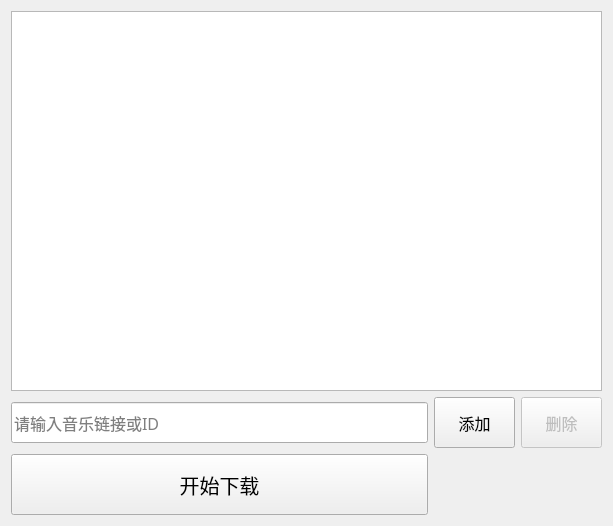
<?xml version="1.0" encoding="UTF-8"?>
<ui version="4.0">
 <class>Form</class>
 <widget class="QWidget" name="Form">
  <property name="geometry">
   <rect>
    <x>0</x>
    <y>0</y>
    <width>611</width>
    <height>526</height>
   </rect>
  </property>
  <property name="font">
   <font>
    <family>黑体</family>
    <pointsize>12</pointsize>
   </font>
  </property>
  <property name="windowTitle">
   <string>网易云音乐批量下载</string>
  </property>
  <property name="windowIcon">
   <iconset>
    <normaloff>logo.png</normaloff>logo.png</iconset>
  </property>
  <layout class="QHBoxLayout" name="horizontalLayout">
   <item>
    <layout class="QGridLayout" name="gridLayout">
     <item row="0" column="0" colspan="3">
      <widget class="QListWidget" name="listWidget">
       <property name="minimumSize">
        <size>
         <width>591</width>
         <height>361</height>
        </size>
       </property>
      </widget>
     </item>
     <item row="1" column="0">
      <widget class="QLineEdit" name="lineEdit">
       <property name="minimumSize">
        <size>
         <width>381</width>
         <height>41</height>
        </size>
       </property>
       <property name="placeholderText">
        <string>请输入音乐链接或ID</string>
       </property>
      </widget>
     </item>
     <item row="1" column="1">
      <widget class="QPushButton" name="pushButton">
       <property name="minimumSize">
        <size>
         <width>81</width>
         <height>51</height>
        </size>
       </property>
       <property name="text">
        <string>添加</string>
       </property>
      </widget>
     </item>
     <item row="1" column="2">
      <widget class="QPushButton" name="pushButton_2">
       <property name="enabled">
        <bool>false</bool>
       </property>
       <property name="minimumSize">
        <size>
         <width>81</width>
         <height>51</height>
        </size>
       </property>
       <property name="text">
        <string>删除</string>
       </property>
      </widget>
     </item>
     <item row="2" column="0">
      <widget class="QPushButton" name="pushButton_3">
       <property name="minimumSize">
        <size>
         <width>161</width>
         <height>61</height>
        </size>
       </property>
       <property name="font">
        <font>
         <pointsize>15</pointsize>
        </font>
       </property>
       <property name="text">
        <string>开始下载</string>
       </property>
      </widget>
     </item>
    </layout>
   </item>
  </layout>
 </widget>
 <resources/>
 <connections/>
</ui>
